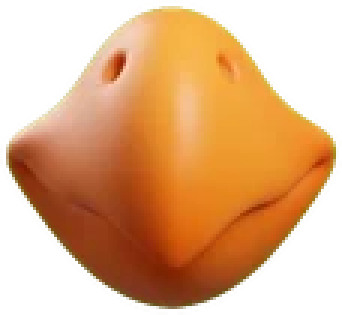
#> input picture sandbox/art/parts/owl/beak_closed.webp, 114 x 105 px (shown 3 times larger)
$ python author_mouth_plates.py parts/owl/beak_closed.webp
#> lines starting #> are read from the running program, lines starting #| are printed output that depends on the picture; after the words box and inside, x2 and y2 are one past the last pixel; in counts of white or black regions, pixels touching at a corner belong together
#!/usr/bin/env python3
"""
K9.5-3 (owner decision 2026-09-27, item c): author REAL smile and sad beak plates, 137 x 126, from beak_closed.webp.

Why a derived plate and not a new drawing: the sheet (art/src/owl_sheet.png) has one closed beak; the P2 rig shows
smile/sad by re-scaling that same plate (docs/ART_INVENTORY.md rows 30-31: "NO (same plate)"). G12 rated sad 4/7 on
byte-identical clips - the expression is not in the art. This tool puts it in the art, deterministically, so the plates
can be regenerated and diffed like every other part (cut_parts.py, tools/slice_parts.py precedent).

Method (compared before choosing):
  - PIL Image.transform(MESH): piecewise affine, coarse, tears the soft alpha edge at quad borders -> rejected
  - PIL Image.transform(QUAD/PERSPECTIVE): moves the whole plate, cannot pin the nostrils -> rejected
  - column-shear displacement field (this file): every output pixel samples the source at (x, y - dy(x, y)) with
    bilinear interpolation on PREMULTIPLIED RGBA (no dark fringe), dy = w(y) * (corner term + tip term):
      w(y)   0 above the widest row (nostrils and the upper ridge stay pixel-identical), smooth ramp to 1 at the seam
      corner u = (x - cx) / half_width in [-1, 1]; corners move by AMP * u^2 (smile: up, sad: down)
      tip    the centre counter-moves by TIP * (1 - u^2) so the seam bows instead of sliding
    Pure Pillow + numpy, deterministic (no randomness), canvas fixed at the source size so the SVG box is reused as is.
Outputs (lossless webp, like slice_parts.py): parts/owl/beak_smile.webp, parts/owl/beak_sad.webp; parts.json entries
with derived_from, tool, and the displacement parameters; prints the measured corner/tip rows for the proof.
Run: python3 sandbox/art/author_mouth_plates.py            (idempotent; --check compares against the committed files)

Run log: run 1 (a8b2d5b, amp 9/8, tip 3, no spread, ramp 30) produced plates that read identical to beak_closed at rig
size - measured corner shift only 2-3 px because the ramp was still at 0.9 at the seam and u^2 at the measured corner
is 0.5. Strengthened: amp 16/14, spread 5/-4 (corners out for smile, in for sad), ramp 22 rows; the pinned-top check now
compares visible pixels with rounding tolerance (run 1 reported false only from RGB under alpha 0).
Run 2 (amp 16/14, spread, ramp 22): silhouette changed but the plates still read neutral at 3x - the source's own crease
(an inverted-V chevron, corners y 83-88, centre y 108-111) stays the dominant mouth line whatever the warp does. So the
tool now authors the line itself, the way the brows were authored (tools/add_brows.py): heal_crease removes the chevron
(per-column vertical inpaint of the dark rows), warp reshapes the silhouette, paint_crease draws the designed mouth line
(quadratic Bezier through corners and centre, sampled crease colour, feathered, multiply blend, solid pixels only).
Run 3: smile reads at 3x; sad line sat at the tip (corners y 107) and the column inpaint left vertical streaks. Sad
crease raised (corner_dy 6, centre 87); healed pixels smoothed with a horizontal 7-px box over solid neighbours.
"""
import json
import os
import sys
from collections import OrderedDict

import numpy as np
from PIL import Image

HERE = os.path.abspath(os.path.dirname(__file__))
PARTS = os.path.join(HERE, 'parts', 'owl')
SRC = 'beak_closed.webp'
TOOL = 'art/author_mouth_plates.py'

# displacement parameters in source-plate pixels (137 x 126). AMP moves the seam corners, TIP counter-moves the centre.
SHAPES = OrderedDict([
    # warp: corners up 16 px and out 5 px, centre down 4 px; crease: U from the corners (y 80) down to the centre (y 106)
    ('beak_smile', dict(amp=-16.0, tip=4.0, spread=5.0, crease=dict(corner_dy=-6, centre_y=106, width=4.2))),
    # warp: corners down 14 px and in 4 px, centre up 4 px; crease: arch from the corners (y 99) up to the centre (y 87)
    ('beak_sad', dict(amp=14.0, tip=-4.0, spread=-4.0, crease=dict(corner_dy=6, centre_y=87, width=4.2))),
])
CREASE_RGB = (135.0, 52.0, 18.0)   # mean colour of the source crease pixels (alpha > 200, luma < 80), measured 2026-09-28
RAMP_ROWS = 22   # the displacement ramps from 0 at the pin line to full over this many rows (concentrates the bend at the seam)


def smoothstep(e0, e1, x):
    t = np.clip((x - e0) / (e1 - e0), 0.0, 1.0)
    return t * t * (3 - 2 * t)


def geometry(alpha):
    """widest row (pin line), seam corner rows at both edges, tip row - measured, not assumed."""
    H, W = alpha.shape
    solid = alpha > 128
    widths = solid.sum(1)
    widest = int(np.argmax(widths))
    tip = int(np.max(np.where(widths > 0)[0]))
    cols = np.where(solid.any(0))[0]
    x0, x1 = int(cols.min()), int(cols.max())
    cx = (x0 + x1) / 2.0
    half = (x1 - x0) / 2.0
    return dict(widest_row=widest, tip_row=tip, x0=x0, x1=x1, cx=cx, half=half)


def seam_rows(rgba, alpha, x_from_edge=18):
    """darkest solid row near each edge column = the seam corner (the crease that reads as the mouth line)."""
    lum = 0.3 * rgba[..., 0] + 0.59 * rgba[..., 1] + 0.11 * rgba[..., 2]
    H, W = alpha.shape
    g = geometry(alpha)
    out = {}
    for side, x in (('L', g['x0'] + x_from_edge), ('R', g['x1'] - x_from_edge)):
        ys = [y for y in range(H) if alpha[y, x] > 128 and y > g['widest_row']]
        out[side] = int(min(ys, key=lambda y: lum[y, x])) if ys else None
    return out


# [74 lines left out: functions heal_crease, paint_crease, warp, not called in this run]


def main(check=False):
#> called with check = False
    src_img = Image.open(os.path.join(PARTS, SRC)).convert('RGBA')
#> src_img is the input picture: PIL image 114x105 RGBA; mean R, G, B, A 144.3, 95.7, 48.7, 151
    src = np.asarray(src_img).astype(np.float32)
    H, W = src.shape[:2]
#> H = 105; W = 114
    base_seam = seam_rows(src, src[..., 3])
#> in seam_rows, `lum = 0.3 * rgba[..., 0] + 0.59 * rgba[..., 1] + 0.11 * rgba[..., 2]`:
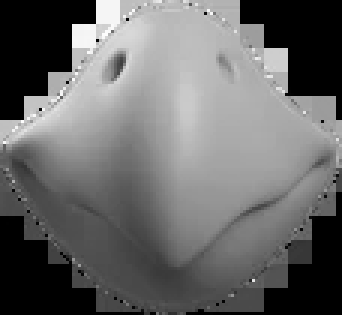
#> lum: shape (105, 114) float32 (shown 3 times larger); min 0, max 253.6, mean 105.1
#> in geometry, `solid = alpha > 128`:
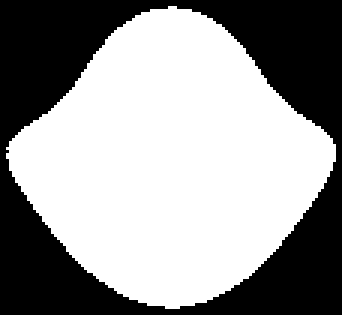
#> solid: shape (105, 114) bool (shown 3 times larger); 59.3% white; 1 black region, box (x1, y1, x2, y2) and area: (0, 0, 114, 105) 4875
#> in geometry, `widths = solid.sum(1)`: widths = 105 values, max 110 at index 49, min 0 at index 0, mean 67.57
#> in geometry, `widest = int(np.argmax(widths))`: widest = 49
#> in geometry, `tip = int(np.max(np.where(widths > 0)[0]))`: tip = 102
#> in geometry, `cols = np.where(solid.any(0))[0]`: cols = 110 values from 2 to 111
#> in geometry, `x0, x1 = int(cols.min()), int(cols.max())`: x0 = 2; x1 = 111
#> in geometry, `cx = (x0 + x1) / 2.0`: cx = 56.5
#> in geometry, `half = (x1 - x0) / 2.0`: half = 54.5
#> in seam_rows, `g = geometry(alpha)`: g = {'widest_row': 49, 'tip_row': 102, 'x0': 2, 'x1': 111, 'cx': 56.5, 'half': 54.5}
#> the loop in seam_rows, `for side, x in (('L', g['x0'] + x_from_edge), ('R', g['x1'] - x_from_e..` made 2 passes
#> (side, x) on passes 1 to 2: ('L', 20), ('R', 93)
#> after the loop in seam_rows, `for side, x in (('L', g['x0'] + x_from_edge), ('R', g['x1'] - x_from_e..`: out = {'L': 73, 'R': 81}
#> base_seam = {'L': 73, 'R': 81}
    report = {'source': SRC, 'size': [W, H], 'source_seam_rows': base_seam, 'source_geometry': geometry(src[..., 3]), 'plates': {}}
    manifest_path = os.path.join(PARTS, 'parts.json')
#> (the run stopped early here; a loop or call above may not have finished)

$ run again, with sandbox/art/parts/owl/eyes.webp copied over sandbox/art/parts/owl/beak_closed.webp
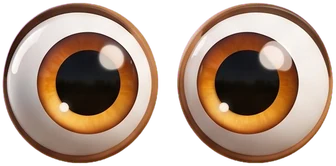
#> input picture sandbox/art/parts/owl/eyes.webp, 336 x 166 px
#> in main, src_img is the input picture: PIL image 336x166 RGBA; mean R, G, B, A 125.1, 99.4, 83.9, 179.3
#> in seam_rows, `lum = 0.3 * rgba[..., 0] + 0.59 * rgba[..., 1] + 0.11 * rgba[..., 2]`:
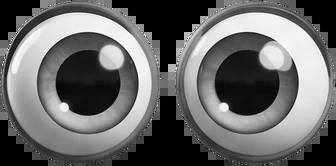
#> lum: shape (166, 336) float32; min 0, max 255, mean 105.4
#> in geometry, `solid = alpha > 128`:
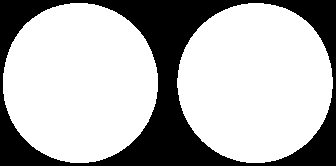
#> solid: shape (166, 336) bool; 70.3% white; 1 black region, box (x1, y1, x2, y2) and area: (0, 0, 336, 166) 16552
#> widths = 166 values, max 311 at index 78, min 0 at index 0, mean 236.3
#> widest = 78
#> tip = 162
#> cols = 311 values from 3 to 332
#> x0 = 3; x1 = 332
#> cx = 167.5
#> half = 164.5
#> g = {'widest_row': 78, 'tip_row': 162, 'x0': 3, 'x1': 332, 'cx': 167.5, 'half': 164.5}
#> the loop in seam_rows, `for side, x in (('L', g['x0'] + x_from_edge), ('R', g['x1'] - x_from_e..` made 2 passes
#> (side, x) on passes 1 to 2: ('L', 21), ('R', 314)
#> after the loop in seam_rows, `for side, x in (('L', g['x0'] + x_from_edge), ('R', g['x1'] - x_from_e..`: out = {'L': 128, 'R': 134}
